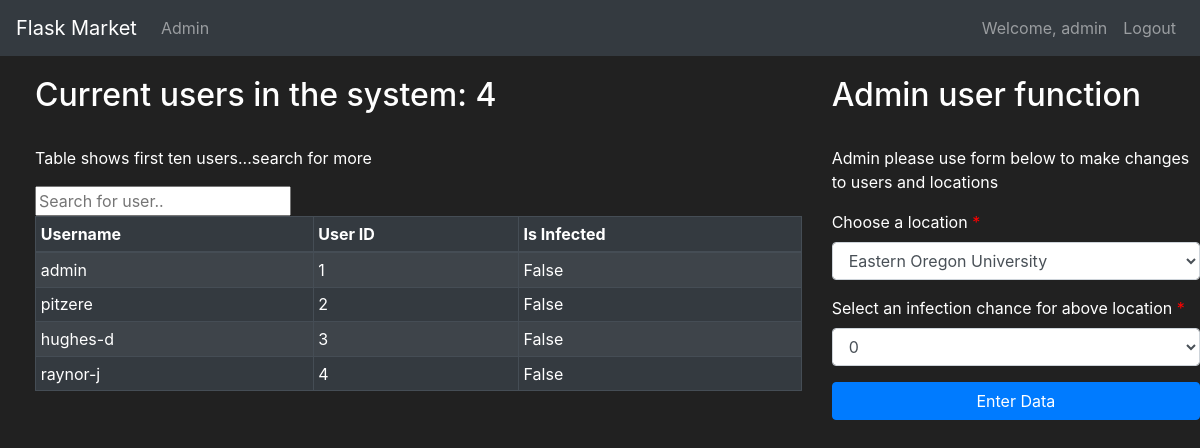
The page /admin (signed in) on the database its author committed.
### tracker/models.py (models this page shows, shortened)
class User(db.Model, UserMixin):
    first = db.Column(db.String(length=30), nullable=False)
    last = db.Column(db.String(length=30), nullable=False)
    username = db.Column(db.String(length=30), nullable=False, unique=True)
    password_hash = db.Column(db.String(length=60), nullable=False)
    is_infected = db.Column(db.Boolean(), nullable=False, default=False)
    infection_chance = db.Column(db.Float(), nullable=False, default=0)
    id = db.Column(db.Integer(), primary_key=True)
    @property
    def password(self):
        return self.password

### tracker/routes.py (the view, shortened to what this page needs)
@app.route('/admin', methods=['GET', 'POST'])
@login_required
def admin_page():
    admin_form = EnterDataForm()
    if current_user.username == 'admin':
        if request.method == "GET":
            users = User.query.all()
            return render_template('admin.html', admin_form=admin_form, users=users)
    else:
        flash(f'The account {current_user.username} does not have adequate privileges for this page', category='danger')
        return redirect(url_for('home_page'))

### tracker/forms.py (shortened to what this page needs)
class EnterDataForm(FlaskForm):
    submit = SubmitField(label='Enter Data')

### tracker/models.py (called while the page is built)
@login_manager.user_loader
def load_user(user_id):
    return User.query.get(int(user_id))

### tracker/templates/admin.html (shortened to what this page needs)
{% extends 'base.html' %}
{% block content %}
<div class="row" style="margin-top: 20px; margin-left: 20px;">
    <div class="col-8">
        <h2>Current users in the system: {{ users|length }}</h2>
        <br />
        <p>Table shows first ten users...search for more</p>
        <label for="myInput"></label><input type="text" id="myInput" onkeyup="myFunction()" placeholder="Search for user.." />
        <table id="myTable" class="table table-striped table-bordered table-sm table-dark">
            <thead>
                <tr>
                    <th class="th-sm">Username</th>
                    <th class="th-sm">User ID</th>
                    <th class="th-sm">Is Infected</th>
                </tr>
            </thead>
            <tbody>
                {% if users|length >= 5 %} {% for i in range(5) %}
                <tr>
                    <td>{{ users[i].username }}</td>
                    <td>{{ users[i].id }}</td>
                    <td>{{ users[i].is_infected }}</td>
                </tr>
                {% endfor %} {% else %} {% for user in users %}
                <tr>
                    <td>{{ user.username }}</td>
                    <td>{{ user.id }}</td>
                    <td>{{ user.is_infected }}</td>
                </tr>
                {% endfor %} {% endif %}
            </tbody>
        </table>
    </div>
    <div class="col-4">
        <h2>Admin user function</h2>
        <br />
        <p>Admin please use form below to make changes to users and locations</p>
        <form method="POST">
            <label class="control-label requiredField" for="Location">
                Choose a location
                <span class="asteriskField">
                    *
                </span>
            </label>
            <div class="form-group">
                <select class="select form-control" id="Location" name="Location">
                    <option value="Eastern Oregon University"> Eastern Oregon University </option>
                </select>
            </div>
            <label class="control-label requiredField" for="locationVal">
                Select an infection chance for above location
                <span class="asteriskField">
                    *
                </span>
            </label>
            <div class="form-group">
                <select class="select form-control" id="locationVal" name="locationVal">
                    {% for i in range(101) %}
                    <option value="{{ i }}"> {{ i }} </option>
                    {% endfor %}
                </select>
            </div>
            <div class="form-group">
                <div>
                    {{ admin_form.submit( class="btn btn-primary btn-block")}}
                </div>
            </div>
        </form>
    </div>
</div>
{% endblock %}

### tracker/templates/base.html (shortened to what this page needs)
<!doctype html>
<html lang="en">
<head>
	<link rel="stylesheet" href="https://cdn.jsdelivr.net/npm/bootstrap@4.5.3/dist/css/bootstrap.min.css">
</head>
<body>
	<nav class="navbar navbar-expand-md navbar-dark bg-dark"> <a class="navbar-brand" href="#">Flask Market</a>
		<div class="collapse navbar-collapse" id="navbarNav">
			<ul class="navbar-nav mr-auto">
                {% if current_user.username == 'admin' %}
                    <li class="nav-item"> <a class="nav-link" href="{{ url_for('admin_page') }}">Admin</a> </li>
                {% endif %}
			</ul>
			{% if current_user.is_authenticated %}
			<ul class="navbar-nav">
				<li class="nav-item"> <a class="nav-link">Welcome, {{ current_user.username }}</a> </li>
				<li class="nav-item"> <a class="nav-link" href="{{ url_for('logout_page') }}">Logout</a> </li>
			</ul> {% else %}
			<ul class="navbar-nav">
				<li class="nav-item"> <a class="nav-link" href="{{ url_for('login_page') }}">Login</a> </li>
				<li class="nav-item"> <a class="nav-link" href="{{ url_for('register_page') }}">Register</a> </li>
			</ul> {% endif %} </div>
	</nav>
	{% block content %}
	{% endblock %}
	<link rel="stylesheet" href="https://cdnjs.cloudflare.com/ajax/libs/bootstrap-datepicker/1.4.1/css/bootstrap-datepicker3.css" /> </body>
</html>

### tracker/templates/admin.html (style rules this page uses)
.asteriskField { color: red; }

### tracker/templates/base.html (style rules this page uses)
body { background-color: #212121; color: white }

### rows shown on the page
User: username "admin", id "1", is_infected "False"
User: username "pitzere", id "2", is_infected "False"
User: username "hughes-d", id "3", is_infected "False"
User: username "raynor-j", id "4", is_infected "False"

### other values the page prints
{{ users|length }} "4"
form field locationVal "0"
